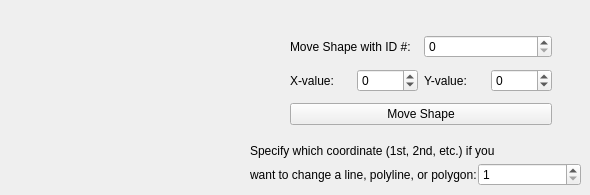
    <widget class="QWidget" name="Tab_Move">
     <property name="enabled">
      <bool>true</bool>
     </property>
     <attribute name="title">
      <string>Move</string>
     </attribute>
     <widget class="QWidget" name="layoutWidget">
      <property name="geometry">
       <rect>
        <x>290</x>
        <y>30</y>
        <width>262</width>
        <height>101</height>
       </rect>
      </property>
      <layout class="QVBoxLayout" name="verticalLayout_25">
       <item>
        <layout class="QHBoxLayout" name="horizontalLayout_67">
         <item>
          <widget class="QLabel" name="label_74">
           <property name="text">
            <string>Move Shape with ID #:</string>
           </property>
          </widget>
         </item>
         <item>
          <widget class="QSpinBox" name="spinBox_move_id">
           <property name="minimum">
            <number>0</number>
           </property>
           <property name="maximum">
            <number>100</number>
           </property>
          </widget>
         </item>
        </layout>
       </item>
       <item>
        <layout class="QHBoxLayout" name="horizontalLayout_70">
         <item>
          <layout class="QHBoxLayout" name="horizontalLayout_69">
           <item>
            <widget class="QLabel" name="label_83">
             <property name="text">
              <string>X-value: </string>
             </property>
            </widget>
           </item>
           <item>
            <widget class="QSpinBox" name="spinBox_moveX">
             <property name="minimum">
              <number>-1000</number>
             </property>
             <property name="maximum">
              <number>1000</number>
             </property>
            </widget>
           </item>
          </layout>
         </item>
         <item>
          <layout class="QHBoxLayout" name="horizontalLayout_68">
           <item>
            <widget class="QLabel" name="label_84">
             <property name="text">
              <string>Y-value: </string>
             </property>
            </widget>
           </item>
           <item>
            <widget class="QSpinBox" name="spinBox_moveY">
             <property name="minimum">
              <number>-1000</number>
             </property>
             <property name="maximum">
              <number>1000</number>
             </property>
            </widget>
           </item>
          </layout>
         </item>
        </layout>
       </item>
       <item>
        <widget class="QPushButton" name="pushButton_move">
         <property name="text">
          <string>Move Shape</string>
         </property>
        </widget>
       </item>
      </layout>
     </widget>
     <widget class="QWidget" name="layoutWidget">
      <property name="geometry">
       <rect>
        <x>250</x>
        <y>140</y>
        <width>331</width>
        <height>46</height>
       </rect>
      </property>
      <layout class="QVBoxLayout" name="verticalLayout_26">
       <property name="spacing">
        <number>1</number>
       </property>
       <item>
        <widget class="QLabel" name="label_85">
         <property name="text">
          <string>Specify which coordinate (1st, 2nd, etc.) if you </string>
         </property>
        </widget>
       </item>
       <item>
        <layout class="QHBoxLayout" name="horizontalLayout_71">
         <item>
          <widget class="QLabel" name="label_86">
           <property name="text">
            <string>want to change a line, polyline, or polygon:</string>
           </property>
          </widget>
         </item>
         <item>
          <widget class="QSpinBox" name="spinBox_moveCoordinate">
           <property name="minimum">
            <number>1</number>
           </property>
           <property name="maximum">
            <number>8</number>
           </property>
          </widget>
         </item>
        </layout>
       </item>
      </layout>
     </widget>
    </widget>
